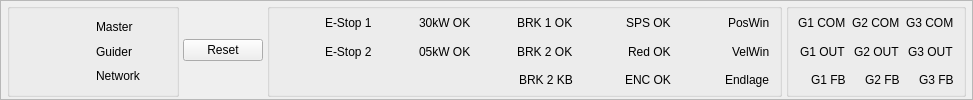
       <widget class="QFrame" name="frameStatusPanel">
        <property name="sizePolicy">
         <sizepolicy hsizetype="Preferred" vsizetype="Fixed">
          <horstretch>0</horstretch>
          <verstretch>0</verstretch>
         </sizepolicy>
        </property>
        <property name="minimumSize">
         <size>
          <width>210</width>
          <height>0</height>
         </size>
        </property>
        <property name="maximumSize">
         <size>
          <width>16777215</width>
          <height>150</height>
         </size>
        </property>
        <property name="frameShape">
         <enum>QFrame::Shape::StyledPanel</enum>
        </property>
        <layout class="QHBoxLayout" name="horizontalLayout_8" stretch="1,0,3,1">
         <property name="spacing">
          <number>4</number>
         </property>
         <property name="leftMargin">
          <number>6</number>
         </property>
         <property name="topMargin">
          <number>2</number>
         </property>
         <property name="rightMargin">
          <number>6</number>
         </property>
         <property name="bottomMargin">
          <number>2</number>
         </property>
         <item>
          <widget class="QGroupBox" name="gbStatusFlags">
           <property name="title">
            <string/>
           </property>
           <layout class="QVBoxLayout" name="layoutEStopTop">
            <property name="spacing">
             <number>0</number>
            </property>
            <property name="leftMargin">
             <number>8</number>
            </property>
            <property name="topMargin">
             <number>6</number>
            </property>
            <property name="rightMargin">
             <number>8</number>
            </property>
            <property name="bottomMargin">
             <number>6</number>
            </property>
            <item>
             <layout class="QHBoxLayout" name="rowMaster">
              <property name="spacing">
               <number>6</number>
              </property>
              <item>
               <widget class="QFrame" name="dotMaster"/>
              </item>
              <item>
               <widget class="QLabel" name="lblMaster">
                <property name="text">
                 <string>Master</string>
                </property>
               </widget>
              </item>
             </layout>
            </item>
            <item>
             <layout class="QHBoxLayout" name="rowGuider">
              <property name="spacing">
               <number>6</number>
              </property>
              <item>
               <widget class="QFrame" name="dotGuider"/>
              </item>
              <item>
               <widget class="QLabel" name="lblGuider">
                <property name="text">
                 <string>Guider</string>
                </property>
               </widget>
              </item>
             </layout>
            </item>
            <item>
             <layout class="QHBoxLayout" name="rowNetwork">
              <property name="spacing">
               <number>6</number>
              </property>
              <item>
               <widget class="QFrame" name="dotNetwork"/>
              </item>
              <item>
               <widget class="QLabel" name="lblNetwork">
                <property name="text">
                 <string>Network</string>
                </property>
               </widget>
              </item>
             </layout>
            </item>
           </layout>
          </widget>
         </item>
         <item>
          <widget class="QPushButton" name="btnEStopReset">
           <property name="sizePolicy">
            <sizepolicy hsizetype="Minimum" vsizetype="Maximum">
             <horstretch>0</horstretch>
             <verstretch>6</verstretch>
            </sizepolicy>
           </property>
           <property name="text">
            <string>Reset</string>
           </property>
          </widget>
         </item>
         <item>
          <widget class="QGroupBox" name="gbSafetyFlags">
           <property name="title">
            <string/>
           </property>
           <layout class="QGridLayout" name="gridLayout">
            <property name="topMargin">
             <number>0</number>
            </property>
            <property name="bottomMargin">
             <number>0</number>
            </property>
            <property name="verticalSpacing">
             <number>0</number>
            </property>
            <item row="0" column="9">
             <layout class="QHBoxLayout" name="horizontalLayout_20">
              <property name="spacing">
               <number>0</number>
              </property>
              <item>
               <widget class="QFrame" name="dotPosWin"/>
              </item>
              <item>
               <spacer name="horizontalSpacer_17">
                <property name="orientation">
                 <enum>Qt::Orientation::Horizontal</enum>
                </property>
                <property name="sizeHint" stdset="0">
                 <size>
                  <width>40</width>
                  <height>20</height>
                 </size>
                </property>
               </spacer>
              </item>
              <item>
               <widget class="QLabel" name="lblPosWin">
                <property name="text">
                 <string>PosWin</string>
                </property>
               </widget>
              </item>
             </layout>
            </item>
            <item row="1" column="1">
             <layout class="QHBoxLayout" name="horizontalLayout_11">
              <property name="spacing">
               <number>0</number>
              </property>
              <item>
               <widget class="QFrame" name="dot05kw"/>
              </item>
              <item>
               <spacer name="horizontalSpacer_10">
                <property name="orientation">
                 <enum>Qt::Orientation::Horizontal</enum>
                </property>
                <property name="sizeHint" stdset="0">
                 <size>
                  <width>40</width>
                  <height>20</height>
                 </size>
                </property>
               </spacer>
              </item>
              <item>
               <widget class="QLabel" name="lbl05kw">
                <property name="text">
                 <string>05kW OK</string>
                </property>
               </widget>
              </item>
             </layout>
            </item>
            <item row="0" column="1">
             <layout class="QHBoxLayout" name="horizontalLayout_12">
              <property name="spacing">
               <number>0</number>
              </property>
              <item>
               <widget class="QFrame" name="dot30kw"/>
              </item>
              <item>
               <spacer name="horizontalSpacer_9">
                <property name="orientation">
                 <enum>Qt::Orientation::Horizontal</enum>
                </property>
                <property name="sizeHint" stdset="0">
                 <size>
                  <width>40</width>
                  <height>20</height>
                 </size>
                </property>
               </spacer>
              </item>
              <item>
               <widget class="QLabel" name="lbl30kw">
                <property name="text">
                 <string>30kW OK</string>
                </property>
               </widget>
              </item>
             </layout>
            </item>
            <item row="1" column="2">
             <layout class="QHBoxLayout" name="horizontalLayout_14">
              <property name="spacing">
               <number>0</number>
              </property>
              <item>
               <widget class="QFrame" name="dotBRK2"/>
              </item>
              <item>
               <spacer name="horizontalSpacer_12">
                <property name="orientation">
                 <enum>Qt::Orientation::Horizontal</enum>
                </property>
                <property name="sizeHint" stdset="0">
                 <size>
                  <width>40</width>
                  <height>20</height>
                 </size>
                </property>
               </spacer>
              </item>
              <item>
               <widget class="QLabel" name="lblBRK2">
                <property name="text">
                 <string>BRK 2 OK</string>
                </property>
               </widget>
              </item>
             </layout>
            </item>
            <item row="0" column="2">
             <layout class="QHBoxLayout" name="horizontalLayout_13">
              <property name="spacing">
               <number>0</number>
              </property>
              <item>
               <widget class="QFrame" name="dotBRK1"/>
              </item>
              <item>
               <spacer name="horizontalSpacer_11">
                <property name="orientation">
                 <enum>Qt::Orientation::Horizontal</enum>
                </property>
                <property name="sizeHint" stdset="0">
                 <size>
                  <width>40</width>
                  <height>20</height>
                 </size>
                </property>
               </spacer>
              </item>
              <item>
               <widget class="QLabel" name="lblBRK1">
                <property name="text">
                 <string>BRK 1 OK</string>
                </property>
               </widget>
              </item>
             </layout>
            </item>
            <item row="2" column="2">
             <layout class="QHBoxLayout" name="horizontalLayout_15">
              <property name="spacing">
               <number>0</number>
              </property>
              <item>
               <widget class="QFrame" name="dotBRK2KB"/>
              </item>
              <item>
               <spacer name="horizontalSpacer_13">
                <property name="orientation">
                 <enum>Qt::Orientation::Horizontal</enum>
                </property>
                <property name="sizeHint" stdset="0">
                 <size>
                  <width>40</width>
                  <height>20</height>
                 </size>
                </property>
               </spacer>
              </item>
              <item>
               <widget class="QLabel" name="lblBRK2KB">
                <property name="text">
                 <string>BRK 2 KB</string>
                </property>
               </widget>
              </item>
             </layout>
            </item>
            <item row="0" column="3">
             <layout class="QHBoxLayout" name="horizontalLayout_22">
              <property name="spacing">
               <number>0</number>
              </property>
              <item>
               <widget class="QFrame" name="dotSPS"/>
              </item>
              <item>
               <spacer name="horizontalSpacer_14">
                <property name="orientation">
                 <enum>Qt::Orientation::Horizontal</enum>
                </property>
                <property name="sizeHint" stdset="0">
                 <size>
                  <width>40</width>
                  <height>20</height>
                 </size>
                </property>
               </spacer>
              </item>
              <item>
               <widget class="QLabel" name="lblSPS">
                <property name="text">
                 <string>SPS OK</string>
                </property>
               </widget>
              </item>
             </layout>
            </item>
            <item row="1" column="3">
             <layout class="QHBoxLayout" name="horizontalLayout_21">
              <property name="spacing">
               <number>0</number>
              </property>
              <item>
               <widget class="QFrame" name="dotRed"/>
              </item>
              <item>
               <spacer name="horizontalSpacer_15">
                <property name="orientation">
                 <enum>Qt::Orientation::Horizontal</enum>
                </property>
                <property name="sizeHint" stdset="0">
                 <size>
                  <width>40</width>
                  <height>20</height>
                 </size>
                </property>
               </spacer>
              </item>
              <item>
               <widget class="QLabel" name="lblRed">
                <property name="text">
                 <string>Red OK</string>
                </property>
               </widget>
              </item>
             </layout>
            </item>
            <item row="2" column="3">
             <layout class="QHBoxLayout" name="horizontalLayout_16">
              <property name="spacing">
               <number>0</number>
              </property>
              <item>
               <widget class="QFrame" name="dotENC"/>
              </item>
              <item>
               <spacer name="horizontalSpacer_16">
                <property name="orientation">
                 <enum>Qt::Orientation::Horizontal</enum>
                </property>
                <property name="sizeHint" stdset="0">
                 <size>
                  <width>40</width>
                  <height>20</height>
                 </size>
                </property>
               </spacer>
              </item>
              <item>
               <widget class="QLabel" name="lblENC">
                <property name="text">
                 <string>ENC OK</string>
                </property>
               </widget>
              </item>
             </layout>
            </item>
            <item row="1" column="9">
             <layout class="QHBoxLayout" name="horizontalLayout_24">
              <property name="spacing">
               <number>0</number>
              </property>
              <item>
               <widget class="QFrame" name="dotVelWin"/>
              </item>
              <item>
               <spacer name="horizontalSpacer_18">
                <property name="orientation">
                 <enum>Qt::Orientation::Horizontal</enum>
                </property>
                <property name="sizeHint" stdset="0">
                 <size>
                  <width>40</width>
                  <height>20</height>
                 </size>
                </property>
               </spacer>
              </item>
              <item>
               <widget class="QLabel" name="lblVelWin">
                <property name="text">
                 <string>VelWin</string>
                </property>
               </widget>
              </item>
             </layout>
            </item>
            <item row="2" column="9">
             <layout class="QHBoxLayout" name="horizontalLayout_19">
              <property name="spacing">
               <number>0</number>
              </property>
              <item>
               <widget class="QFrame" name="dotEndlage"/>
              </item>
              <item>
               <spacer name="horizontalSpacer_19">
                <property name="orientation">
                 <enum>Qt::Orientation::Horizontal</enum>
                </property>
                <property name="sizeHint" stdset="0">
                 <size>
                  <width>40</width>
                  <height>20</height>
                 </size>
                </property>
               </spacer>
              </item>
              <item>
               <widget class="QLabel" name="lblEndlage">
                <property name="text">
                 <string>Endlage</string>
                </property>
               </widget>
              </item>
             </layout>
            </item>
            <item row="0" column="0">
             <layout class="QHBoxLayout" name="horizontalLayout_17">
              <property name="spacing">
               <number>0</number>
              </property>
              <item>
               <widget class="QFrame" name="dotEStop1"/>
              </item>
              <item>
               <spacer name="horizontalSpacer_7">
                <property name="orientation">
                 <enum>Qt::Orientation::Horizontal</enum>
                </property>
                <property name="sizeHint" stdset="0">
                 <size>
                  <width>40</width>
                  <height>20</height>
                 </size>
                </property>
               </spacer>
              </item>
              <item>
               <widget class="QLabel" name="lblEStop1">
                <property name="text">
                 <string>E-Stop 1</string>
                </property>
               </widget>
              </item>
             </layout>
            </item>
            <item row="1" column="0">
             <layout class="QHBoxLayout" name="horizontalLayout_18">
              <property name="spacing">
               <number>0</number>
              </property>
              <item>
               <widget class="QFrame" name="dotEStop2"/>
              </item>
              <item>
               <spacer name="horizontalSpacer_8">
                <property name="orientation">
                 <enum>Qt::Orientation::Horizontal</enum>
                </property>
                <property name="sizeHint" stdset="0">
                 <size>
                  <width>40</width>
                  <height>20</height>
                 </size>
                </property>
               </spacer>
              </item>
              <item>
               <widget class="QLabel" name="lblEStop2">
                <property name="text">
                 <string>E-Stop 2</string>
                </property>
               </widget>
              </item>
             </layout>
            </item>
           </layout>
          </widget>
         </item>
         <item>
          <widget class="QGroupBox" name="gbTwinSafeFlags">
           <property name="title">
            <string/>
           </property>
           <layout class="QGridLayout" name="gridLayout_2">
            <property name="topMargin">
             <number>0</number>
            </property>
            <property name="bottomMargin">
             <number>0</number>
            </property>
            <property name="verticalSpacing">
             <number>0</number>
            </property>
            <item row="0" column="0">
             <layout class="QHBoxLayout" name="horizontalLayout_34">
              <property name="spacing">
               <number>0</number>
              </property>
              <item>
               <widget class="QFrame" name="g1_com_dot"/>
              </item>
              <item>
               <spacer name="horizontalSpacer_20">
                <property name="orientation">
                 <enum>Qt::Orientation::Horizontal</enum>
                </property>
                <property name="sizeHint" stdset="0">
                 <size>
                  <width>40</width>
                  <height>20</height>
                 </size>
                </property>
               </spacer>
              </item>
              <item>
               <widget class="QLabel" name="lblG2Com_2">
                <property name="text">
                 <string>G1 COM</string>
                </property>
               </widget>
              </item>
             </layout>
            </item>
            <item row="0" column="1">
             <layout class="QHBoxLayout" name="horizontalLayout_25">
              <property name="spacing">
               <number>0</number>
              </property>
              <item>
               <widget class="QFrame" name="g2_com_dot"/>
              </item>
              <item>
               <spacer name="horizontalSpacer_23">
                <property name="orientation">
                 <enum>Qt::Orientation::Horizontal</enum>
                </property>
                <property name="sizeHint" stdset="0">
                 <size>
                  <width>40</width>
                  <height>20</height>
                 </size>
                </property>
               </spacer>
              </item>
              <item>
               <widget class="QLabel" name="lblG2Com">
                <property name="text">
                 <string>G2 COM</string>
                </property>
               </widget>
              </item>
             </layout>
            </item>
            <item row="0" column="2">
             <layout class="QHBoxLayout" name="horizontalLayout_26">
              <property name="spacing">
               <number>0</number>
              </property>
              <item>
               <widget class="QFrame" name="g3_com_dot"/>
              </item>
              <item>
               <spacer name="horizontalSpacer_26">
                <property name="orientation">
                 <enum>Qt::Orientation::Horizontal</enum>
                </property>
                <property name="sizeHint" stdset="0">
                 <size>
                  <width>40</width>
                  <height>20</height>
                 </size>
                </property>
               </spacer>
              </item>
              <item>
               <widget class="QLabel" name="lblG3Com">
                <property name="text">
                 <string>G3 COM</string>
                </property>
               </widget>
              </item>
             </layout>
            </item>
            <item row="1" column="0">
             <layout class="QHBoxLayout" name="horizontalLayout_27">
              <property name="spacing">
               <number>0</number>
              </property>
              <item>
               <widget class="QFrame" name="g1_out_dot"/>
              </item>
              <item>
               <spacer name="horizontalSpacer_21">
                <property name="orientation">
                 <enum>Qt::Orientation::Horizontal</enum>
                </property>
                <property name="sizeHint" stdset="0">
                 <size>
                  <width>40</width>
                  <height>20</height>
                 </size>
                </property>
               </spacer>
              </item>
              <item>
               <widget class="QLabel" name="lblG1Out">
                <property name="text">
                 <string>G1 OUT</string>
                </property>
               </widget>
              </item>
             </layout>
            </item>
            <item row="1" column="1">
             <layout class="QHBoxLayout" name="horizontalLayout_28">
              <property name="spacing">
               <number>0</number>
              </property>
              <item>
               <widget class="QFrame" name="g2_out_dot"/>
              </item>
              <item>
               <spacer name="horizontalSpacer_24">
                <property name="orientation">
                 <enum>Qt::Orientation::Horizontal</enum>
                </property>
                <property name="sizeHint" stdset="0">
                 <size>
                  <width>40</width>
                  <height>20</height>
                 </size>
                </property>
               </spacer>
              </item>
              <item>
               <widget class="QLabel" name="lblG2Out">
                <property name="text">
                 <string>G2 OUT</string>
                </property>
               </widget>
              </item>
             </layout>
            </item>
            <item row="1" column="2">
             <layout class="QHBoxLayout" name="horizontalLayout_29">
              <property name="spacing">
               <number>0</number>
              </property>
              <item>
               <widget class="QFrame" name="g3_out_dot"/>
              </item>
              <item>
               <spacer name="horizontalSpacer_27">
                <property name="orientation">
                 <enum>Qt::Orientation::Horizontal</enum>
                </property>
                <property name="sizeHint" stdset="0">
                 <size>
                  <width>40</width>
                  <height>20</height>
                 </size>
                </property>
               </spacer>
              </item>
              <item>
               <widget class="QLabel" name="lblG3_Out">
                <property name="text">
                 <string>G3 OUT</string>
                </property>
               </widget>
              </item>
             </layout>
            </item>
            <item row="2" column="0">
             <layout class="QHBoxLayout" name="horizontalLayout_33">
              <property name="spacing">
               <number>0</number>
              </property>
              <item>
               <widget class="QFrame" name="g1_fb_dot"/>
              </item>
              <item>
               <spacer name="horizontalSpacer_22">
                <property name="orientation">
                 <enum>Qt::Orientation::Horizontal</enum>
                </property>
                <property name="sizeHint" stdset="0">
                 <size>
                  <width>40</width>
                  <height>20</height>
                 </size>
                </property>
               </spacer>
              </item>
              <item>
               <widget class="QLabel" name="lblG1Fb_3">
                <property name="text">
                 <string>G1 FB</string>
                </property>
               </widget>
              </item>
             </layout>
            </item>
            <item row="2" column="1">
             <layout class="QHBoxLayout" name="horizontalLayout_31">
              <property name="spacing">
               <number>0</number>
              </property>
              <item>
               <widget class="QFrame" name="g2_fb_dot"/>
              </item>
              <item>
               <spacer name="horizontalSpacer_25">
                <property name="orientation">
                 <enum>Qt::Orientation::Horizontal</enum>
                </property>
                <property name="sizeHint" stdset="0">
                 <size>
                  <width>40</width>
                  <height>20</height>
                 </size>
                </property>
               </spacer>
              </item>
              <item>
               <widget class="QLabel" name="lblG2Fb">
                <property name="text">
                 <string>G2 FB</string>
                </property>
               </widget>
              </item>
             </layout>
            </item>
            <item row="2" column="2">
             <layout class="QHBoxLayout" name="horizontalLayout_32">
              <property name="spacing">
               <number>0</number>
              </property>
              <item>
               <widget class="QFrame" name="g3_fb_dot"/>
              </item>
              <item>
               <spacer name="horizontalSpacer_28">
                <property name="orientation">
                 <enum>Qt::Orientation::Horizontal</enum>
                </property>
                <property name="sizeHint" stdset="0">
                 <size>
                  <width>40</width>
                  <height>20</height>
                 </size>
                </property>
               </spacer>
              </item>
              <item>
               <widget class="QLabel" name="lblG3Fb">
                <property name="text">
                 <string>G3 FB</string>
                </property>
               </widget>
              </item>
             </layout>
            </item>
           </layout>
          </widget>
         </item>
        </layout>
       </widget>
